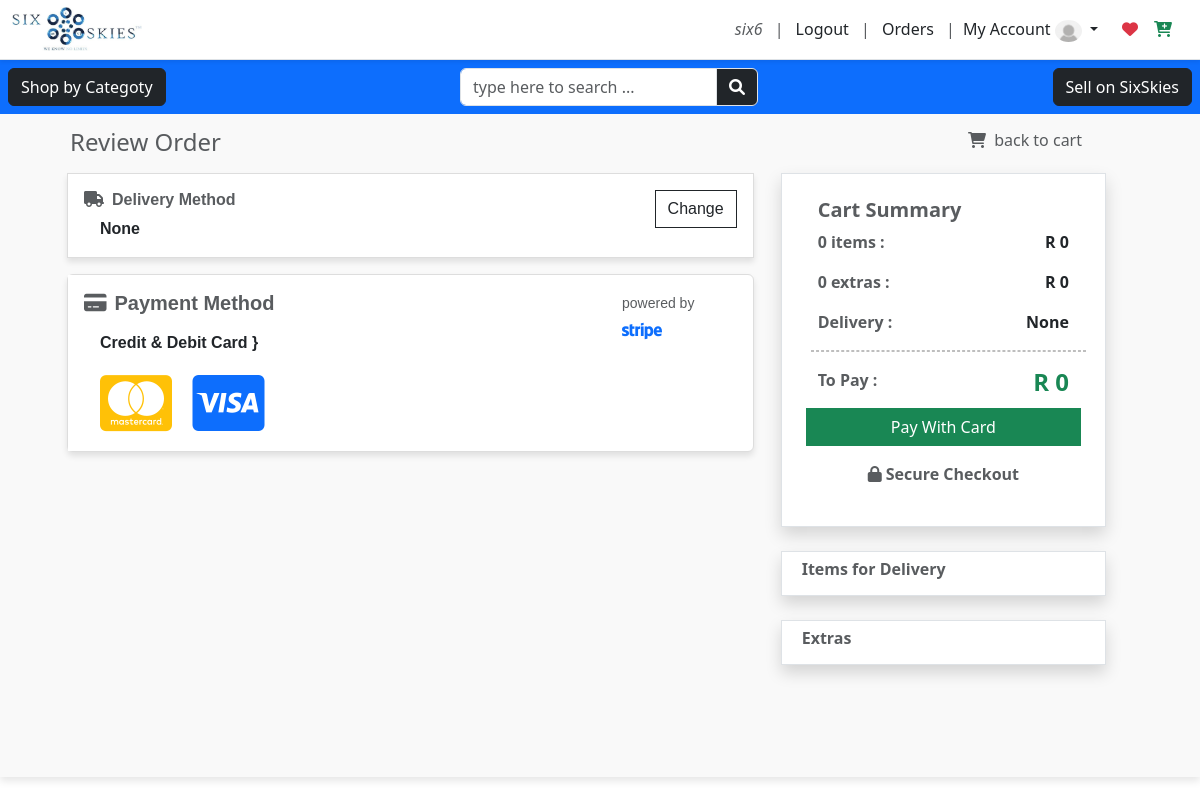
/account/dashboard/checkout (signed in), run on an earlier commit of the app's database.
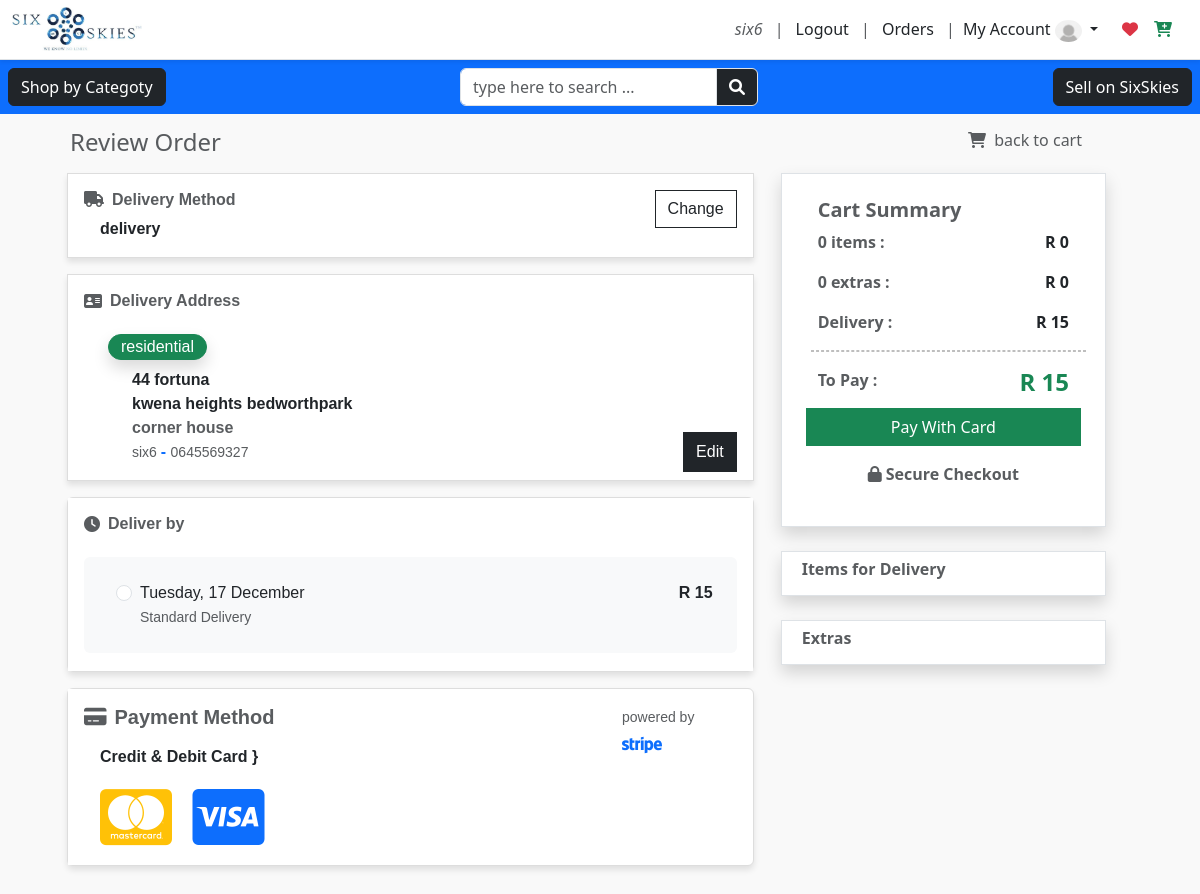
And on a later commit of the database.
### user/wrap_models/cart_models.py (models this page shows, shortened)
class CartDeliveryMethod(models.Model):
    user = models.ForeignKey(User, on_delete=models.CASCADE)
    method = models.CharField(max_length=50, null=True)
    added_at = models.DateTimeField(auto_now_add=True)

class CartDeliveryAddress(models.Model):
    user = models.ForeignKey(User, on_delete=models.CASCADE)
    address_type = models.CharField(max_length=50,null=True)
    house_no = models.CharField(max_length=50, null=True)
    street = models.CharField(max_length=50, null=True)
    complex_name = models.CharField(max_length=50, null=True)
    area = models.CharField(max_length=50, null=True)
    notes = models.CharField(max_length=200, null=True)
    instutition = models.CharField(max_length=50, null=True)
    block = models.CharField(max_length=50, null=True)
    venue = models.CharField(max_length=50, null=True)
    timestamp = models.DateTimeField(auto_now_add=True)

### user/views.py (the view)
# urls.py: path('dashboard/checkout', views.checkout, name='checkout'),
@login_required_custom
def checkout(request):
    cart_items = Cart.objects.filter(user=request.user).all()
    items = get_cart_items(request.user)
    method = None
    delivery_total = 0
    extras = CartExtra.objects.filter(user=request.user).all()
    delivery_method = CartDeliveryMethod.objects.filter(user=request.user).first()
    if delivery_method:
        if delivery_method.method == "pickup":
            method = "pickup"
        elif delivery_method.method == "delivery":
            method = "delivery"
            delivery_total = 15
        else:
            method = "None"
    delivery_address = CartDeliveryAddress.objects.filter(user=request.user).first()
    if not delivery_address:
        delivery_address = None
    extra_items = get_extra_count(request.user)
    price_total = get_cart_total(cart_items)
    extra_total = get_extra_total(extras)
    checkout_total = price_total + extra_total + delivery_total
    return render(request, 'home/checkout.html', {'extra_total':extra_total,'extra_items':extra_items,'extras':extras,'delivery_address':delivery_address,'cart_items':cart_items,"cart_total":price_total,"items_count":items,"method":method,"checkout_total":checkout_total})

### user/utils.py (called while the page is built)
def login_required_custom(view_func):
    @wraps(view_func)
    def _wrapped_view(request, *args, **kwargs):
        if request.user.is_authenticated:
            return view_func(request, *args, **kwargs)
        return redirect('signin')  # Redirect to login page if not authenticated
    return _wrapped_view

### user/views.py (called while the page is built)
def get_cart_items(user):
    return Cart.objects.filter(user=user).all().count()

def get_extra_count(user):
    return CartExtra.objects.filter(user=user).all().count()

def get_cart_total(cart_items):
    total = 0
    for item in cart_items:
        total += float(item.product.price)
    return total

def get_extra_total(extras):
    total = 0
    for extra in extras:
        total += float(extra.extra.price)
    return total

### user/templates/home/checkout.html (shortened to what the changed rows need)
{% extends 'products/shop_base2.html' %}
{% load static %}
{% block content %}
<div class="container ">
    <div class="row pad">
      <div class="row d-flex justify-content-between flex-wrap mb-5">
       <div class="col-12 col-md-8">
        <div>
        <div class="card w-100 mb-3 bg-light rounded-0 p-0">
              <div class="card-body  p-0" id="username-disp" style="display:block; background: white;">
               <div class="d-flex justify-content-between w-100">
                    <div class=" p-3" style="background-color:white; width: 80%;">
                    <h6 class="card-title text-muted"><i class="fa fa-truck"></i><b> Delivery Method</b></h6>
                        <p class="card-text pt-0 pb-0 px-3 fw-bold">{{method}}</p>
                    </div>
               </div>
            </div>
        </div>
    </div>
    <div>
        {% if method == "delivery" %}
        <div class="card w-100 mb-3 bg-light rounded-0">
            <div class="card-body  p-0" id="password-disp" style="display:block; background: white">
               <div class="d-flex justify-content-between w-100">
                    <div class=" p-3" style="background-color:white; width: 80%;">
                    <h6 class="card-title text-muted"><i class="fa fa-address-card"></i> <b> Delivery Address</b></h6>
                    {% if delivery_address %}
                        {% if delivery_address.address_type == "residential" %}
                        <button class="btn btn-success rounded-5 shadow mt-3 py-0 mx-4">{{delivery_address.address_type}}</button>
                        <div class="mx-5 mt-2">
                            <span class="fw-bold">{{delivery_address.house_no}} {{delivery_address.street}}</span><br>
                            <span class="fw-bold">{{delivery_address.complex_name}} {{delivery_address.area}}</span><br>
                            <span class="fw-bold text-muted">{{delivery_address.notes}}</span><br>
                            <span class="small text-muted"> {{user.username}} </span> <span class="text-primary fw-bold"> - </span><span class="small text-muted"> 0645569327</span>
                        </div>
                        {% endif %}
                    {% endif %}
                    </div>
                    <div class="position-relative ">
                    <div class="p-2 d-flex justify-content-between position-absolute bottom-0 end-0">
                        {% if delivery_address %}
                         <button type="button" class="btn btn-dark rounded-0 m-0 mx-2 " onclick="edit_button('password')" style="height: 40px;">Edit</button>
                         {% else %}
                           <button type="button" class="btn btn-success rounded-0 m-0 mx-2 " onclick="edit_button('password')" style="height: 40px;">Add</button>
                        {% endif %}
                    </div>
                    </div>
               </div>
            </div>
        </div>
        {% endif %}
    </div>
    {% if method == "delivery" %}
      <div class="card  mb-3 p-0" id="username-disp" style="display:block; background: linear-gradient(135deg,  #1a2848, #2c76b7);">
               <div class="d-flex justify-content-between w-100">
                    <div class=" p-3" style="background-color:white; width: 100%;">
                    <h6 class="card-title mb-4 text-muted"><i class="fa fa-clock"></i><b> Deliver by</b></h6>
                        <div class="form-check form-check-inline w-100 bg-light p-4 align-items-center rounded-2">
                                      <input class="form-check-input mx-2" type="radio" name="inlineRadioOptions" id="inlineRadio1" value="option1" selected>
                                      <label class="form-check-label d-flex justify-content-between" for="inlineRadio1"> <span>Tuesday, 17 December <br>
                                            <span class="text-muted small">Standard Delivery</span>
                                        </span>
                                        <span class="fw-bold">
                                            R 15
                                        </span>
                                    </label>
                                    </div>
                    </div>
               </div>
            </div>
            {% endif %}
       </div>
        <div class="col-12 col-md-4">
    <div class="mb-4 ">
    <div class="pad">
         <div class="row p-4 border  shadow " style="background-color:white;">
            <div class="d-flex justify-content-between flex-wrap">
                <p class="fw-bold"><span class="text-muted">Delivery :</p>
                <p class="fw-bold">{% if method == "pickup" %} Pickup {% elif method == "delivery" %}R 15{% else %} None {% endif %} </p>
            </div>
            <div class="d-flex justify-content-between flex-wrap">
                <p class="fw-bold"><span class="text-muted">To Pay : </span></p>
               <h4 class="fw-bold text-success">R {{checkout_total}}</h4>
            </div>
        </div>
    </div>
</div>
</div>
</div>
</div>
{% endblock content %}

### shop/templates/products/shop_base2.html (shortened to what this page needs)
<!DOCTYPE html>
<html lang="en">
<head>
    {% load static %}
     <link rel="stylesheet" href="{% static 'css/bootstrap.min.css' %}">
      <link rel="stylesheet" href="https://cdnjs.cloudflare.com/ajax/libs/font-awesome/6.0.0-beta3/css/all.min.css">
      <link rel="stylesheet" href="{% static 'authentication/css/message.css' %}">
      <link rel="stylesheet" href="https://cdn.jsdelivr.net/npm/bootstrap-icons@1.10.0/font/bootstrap-icons.css">
</head>
<body>
<nav id="navbar" class="navbar navbar-expand-lg navbar-light bg-white shadow-sm">
    <div class="container-fluid">
        <img class="nav-logo" src="{% static '/images/logo.png' %}" alt="Logo"  width="130px"height="auto">
        <div class="d-flex justify-content-end">
            <div class="on-nav">
                <span>
                    <i class="text-muted">{{user.username}}</i>
                </span>
                <span class="text-muted p-2">
                    |
                </span>
                <span>
                    {% if user.is_authenticated %}
                    <a href="{% url 'logout'%}" class="text-decoration-none text-dark"> Logout</a>
                    {% else %}
                    <a href="{% url 'signin'%}" class="text-decoration-none text-dark"> sign in</a>
                    {% endif %}
                </span>
                 <span class="text-muted p-2">
                    |
                </span>
                <span>
                    <a href="{% url 'order_history' %}" class="text-decoration-none text-dark" >Orders</a>
                </span>
                 <span class="text-muted p-2">
                     |
                </span>
            </div>
             <a class="nav-link dropdown-toggle on-nav pe-4" href="#" id="profileDropdown" role="button" data-bs-toggle="dropdown">
                  <span> My Account</span>
                    <img src="{% static 'images/default_profile.png' %}" alt="Profile" class="rounded-circle" height="22" />
            </a>
             <a class="on-nav" href="{% url 'wish_lists' %}">
                <i class="fas fa-heart  text-danger "></i>
            </a>
            <a class="px-3 position-relative" href="{% url 'cart' %}">
    <i class="fas fa-cart-plus text-success"></i>
</a>
        </div>
    </div>
</nav>
{% block secend_nav %}
<div class="on-nav">
    <div class=" bg-primary p-2 d-flex justify-content-between w-100" style="position: fixed; z-index: 1200; display: none;">
        <p class=" m-0" >
          <button class="btn btn-dark " type="button" data-bs-toggle="collapse" data-bs-target="#collapseExample" aria-expanded="false" aria-controls="collapseExample">
           Shop by Categoty
          </button>
        </p>
         <form method="POST "  class="forms">
                <div class="input-group flex-nowrap w-100">
                  <input type="text" class="form-control w-100" placeholder="type here to search ..."  aria-label="Username" aria-describedby="addon-wrapping">
                  <span class="input-group-text bg-dark" id="addon-wrapping"><i class="fa fa-search text-white"></i></span>
                </div>
        </form>
        <div class="">
             <a href="{% url 'business' %}" class="btn btn-dark "> Sell on SixSkies</a>
        </div>
 </div>
</div>
{% endblock %}
<div class="container-fluid">
    <div class="row ">
        <div class="col-md-12 content ">
            <div class="inner">
            {% block content %}
            {% endblock content %}
            </div>
        </div>
    </div>
</div>
</body>
</html>

What changed in the data, as far as the page shows it:
added CartDeliveryMethod: method "delivery"
added CartDeliveryAddress: address_type "residential", house_no "44", street "fortuna", complex_name "kwena heights", area "bedworthpark", notes "corner house"
Also different on the page:
{{ user.username }}: (not shown) → "six6"
form field inlineRadioOptions: (not shown) → "☐"
{{ checkout_total }}: "0" → "15"
{{ method }}: "None" → (not shown)
text no longer shown: "None"
text now shown: "Delivery Address - 0645569327 Edit Deliver by Tuesday, 17 December Standard Delivery R 15 R 15"
